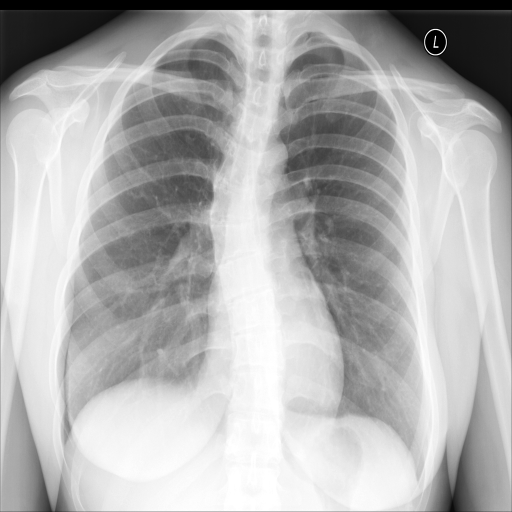
#> input picture TrabalhoPDIav3/processado/basico/teste/normal/NIH_00002770_000.png, 512 x 512 px; its folder holds only this picture in this run
$ python segmentacao_pulmonar.py
#> lines starting #> are read from the running program, lines starting #| are printed output that depends on the picture; after the words box and inside, x2 and y2 are one past the last pixel; in counts of white or black regions, pixels touching at a corner belong together
### classico_3classes.py
"""Integrante 4: abordagem tradicional nas 3 classes, no MESMO teste da CNN.

Reaproveita o pré-processamento e os extratores do Integrante 2
(experimento_TOTAL_dataset_yeshua.py: HOG, LBP, GLCM em 128x128) e acrescenta o protocolo
necessário para comparar com a CNN de forma justa:
  - treino em processado/<versao>/treino, ESCOLHA da configuração pela validação (F1 macro)
    e uma única avaliação no teste completo (160 imagens, sem descartar nenhuma);
  - pesos balanceados por classe (o treino tem 368 normais e só 97 pneumonias);
  - predições salvas no formato comum (resultados_<modelo>/predicoes_teste.csv);
  - o melhor modelo salvo em modelos/modelo_classico.joblib para o protótipo.

Uso:  python classico_3classes.py --dados segunda_leitura_processado.zip
"""
import argparse
import io
import json
import zipfile
from pathlib import Path

import cv2
import numpy as np
import pandas as pd
from sklearn.ensemble import RandomForestClassifier
from sklearn.metrics import accuracy_score, f1_score
from sklearn.neighbors import KNeighborsClassifier
from sklearn.pipeline import make_pipeline
from sklearn.preprocessing import StandardScaler
from sklearn.svm import SVC

from integracao import CLASSES, extrair_caracteristicas, salvar_modelo_classico, salvar_predicoes

VERSOES = ['basico', 'realcado']
SPLITS = ['treino', 'validacao', 'teste']
COMBINACOES = {'HOG': ['hog'], 'LBP': ['lbp'], 'GLCM': ['glcm'],
               'LBP+GLCM': ['lbp', 'glcm'], 'HOG+LBP+GLCM': ['hog', 'lbp', 'glcm']}


# [8 lines left out: function classificadores, not called in this run]


def listar_imagens(fonte, versao, split):
    """Devolve [(nome_no_zip_ou_caminho, classe_idx)] e uma função para ler cada imagem."""
    fonte = Path(fonte)
    itens = []
    if fonte.is_file():
        z = zipfile.ZipFile(fonte)
        nomes = sorted(z.namelist())
        for i, c in enumerate(CLASSES):
            pref = f'processado/{versao}/{split}/{c}/'
            itens += [(n, i) for n in nomes if n.startswith(pref) and n.lower().endswith(('.png', '.jpg', '.jpeg'))]
        ler = lambda n: cv2.imdecode(np.frombuffer(z.read(n), np.uint8), cv2.IMREAD_GRAYSCALE)
    else:
        for i, c in enumerate(CLASSES):
            pasta = fonte / 'processado' / versao / split / c
            itens += [(str(p), i) for p in sorted(pasta.glob('*')) if p.suffix.lower() in ('.png', '.jpg', '.jpeg')]
        ler = lambda n: cv2.imread(n, cv2.IMREAD_GRAYSCALE)
    if not itens:
        raise SystemExit(f'Nenhuma imagem em {fonte} / {versao} / {split}')
    return itens, ler


# [19 lines left out: function extrair_tudo, not called in this run]


def montar(tabela, versao, split, descritores):
    t = tabela[(versao, split)]
    return np.hstack([t[d] for d in descritores]), t['y']


# [65 lines left out: function main, not called in this run]


# [2 lines that do not run on import are left out]

### segmentacao_pulmonar.py
"""Integrante 2: segmentação pulmonar com PDI clássico (limiarização + morfologia) e classificação
só com a região pulmonar.

Etapas:
  1) segmentar_pulmao(img): máscara binária 512x512 dos dois pulmões, só com PDI clássico
     (suavização, Otsu, inversão, remoção do fundo/borda, abertura, fechamento, 2 maiores
     componentes conexos, preenchimento de buracos). Ver os parâmetros documentados abaixo.
  2) figura qualitativa com exemplos das três bases (resultados_segmentacao/exemplos.png).
  3) as MESMAS características de classico_3classes.py (HOG, LBP, GLCM de integracao.py), extraídas
     só da região pulmonar, e o MESMO protocolo: treino no split treino, escolha da configuração
     pelo F1 macro na validação, uma única avaliação no teste (160 imagens), class_weight='balanced'
     no SVM e no RF. Predições em resultados_<svm|rf|knn>_seg/predicoes_teste.csv.

A máscara é calculada sempre na versão 'basico' (a 'realcado' passou por CLAHE, que achata o contraste
global e atrapalha o limiar) e aplicada à imagem da versão escolhida (basico ou realcado).

Uso:  python segmentacao_pulmonar.py --dados segunda_leitura_processado.zip
      (ou a pasta que contém processado/, por exemplo TrabalhoPDIav3)
"""
import argparse
import json
from pathlib import Path

import cv2
import numpy as np
import pandas as pd
from scipy import ndimage as ndi

# ---------------------------------------------------------------- parâmetros da segmentação
# Todos em pixels da imagem 512x512.
SIGMA_SUAVIZACAO = 3        # gaussiana antes do limiar: tira ruído e a textura fina das costelas/vasos
LIMIAR_CORPO = 10           # pixels <= 10 são as barras pretas do preenchimento (quadrar a imagem): ficam fora do Otsu
FRACAO_CENTRO = (0.15, 0.80, 0.15, 0.85)   # janela (linha_ini, linha_fim, col_ini, col_fim) onde o Otsu é calculado
USAR_ADAPTATIVO = True
BLOCO_ADAPTATIVO = 101      # janela da média local (~20% da largura): maior que uma costela, menor que um pulmão
C_ADAPTATIVO = 0            # o pixel precisa ficar abaixo da média local menos C
RAIO_ABERTURA = 5           # elemento estruturante elíptico 11x11: abertura remove ruído e corta pontes
                            # finas entre o pulmão e o ar de fora do corpo (axila, pescoço)
RAIO_ABERTURA_FORTE = 12    # 2ª tentativa (25x25) quando o pulmão continua ligado ao fundo e some ao tirar a borda
RAIO_FECHAMENTO = 10        # elemento elíptico 21x21: fechamento devolve ao pulmão vasos, costelas e opacidades pequenas
AREA_MINIMA = 0.01          # componente com menos de 1% da imagem não é pulmão
RAZAO_SEGUNDO = 0.15        # o 2º pulmão precisa ter pelo menos 15% da área do 1º (senão é bolha gástrica, traqueia...)


def _disco(raio):
    return cv2.getStructuringElement(cv2.MORPH_ELLIPSE, (2 * raio + 1, 2 * raio + 1))


def _tirar_borda(binaria):
    """Remove os componentes conexos que tocam a borda da imagem (fundo, ar fora do corpo, barras pretas)."""
    n, rotulos = cv2.connectedComponents(binaria.astype(np.uint8), connectivity=8)
    na_borda = np.unique(np.concatenate([rotulos[0], rotulos[-1], rotulos[:, 0], rotulos[:, -1]]))
    return binaria & ~np.isin(rotulos, na_borda)


def _maiores_componentes(binaria, k=2):
    """Mantém os k maiores componentes conexos (pulmão direito e esquerdo) que passam nos critérios de área."""
    n, rotulos, stats, _ = cv2.connectedComponentsWithStats(binaria.astype(np.uint8), connectivity=8)
    areas = stats[1:, cv2.CC_STAT_AREA]
    ordem = np.argsort(areas)[::-1][:k] + 1
    manter = [r for r in ordem if stats[r, cv2.CC_STAT_AREA] >= AREA_MINIMA * binaria.size]
    if len(manter) == 2 and stats[manter[1], cv2.CC_STAT_AREA] < RAZAO_SEGUNDO * stats[manter[0], cv2.CC_STAT_AREA]:
        manter = manter[:1]
    return np.isin(rotulos, manter)


def segmentar_pulmao(img_cinza, etapas=False):
    """Segmenta os pulmões de uma radiografia de tórax 512x512 em tons de cinza.

    Devolve uma máscara uint8 0/255 (512x512). Com etapas=True devolve também um dict com as
    imagens intermediárias (para figuras) e qual caminho foi usado ('normal', 'abertura_forte' ou 'falha').
    """
    passos = {}
    # 1) suavização gaussiana (sigma 3): o limiar fica menos sensível a ruído e às bordas das costelas
    suave = cv2.GaussianBlur(img_cinza, (0, 0), SIGMA_SUAVIZACAO)
    passos['suavizada'] = suave

    # 2) limiar de Otsu calculado só na região central do tórax e sem as barras pretas do preenchimento.
    #    Na imagem inteira o Otsu costuma separar "ar fora do corpo x resto"; no centro os dois modos
    #    do histograma são pulmão (escuro) e mediastino/costelas (claro), que é o que interessa.
    h, w = suave.shape
    centro = np.zeros_like(suave, bool)
    centro[int(h * FRACAO_CENTRO[0]):int(h * FRACAO_CENTRO[1]), int(w * FRACAO_CENTRO[2]):int(w * FRACAO_CENTRO[3])] = True
    corpo = suave > LIMIAR_CORPO
    limiar, _ = cv2.threshold(suave[centro & corpo].reshape(-1, 1), 0, 255, cv2.THRESH_BINARY + cv2.THRESH_OTSU)

    # 3) inversão: o pulmão (cheio de ar) é ESCURO no raio-X, então ficamos com o que está abaixo do limiar
    escuro_otsu = suave <= limiar
    # 3b) limiar adaptativo (média local numa janela grande): o pulmão é mais escuro que a vizinhança,
    #     enquanto a parede torácica é mais clara que a vizinhança (fica entre pulmão e ar externo).
    #     O E lógico com o Otsu corta a ligação pulmão-fundo pela lateral e pelo ápice.
    escuro_adapt = cv2.adaptiveThreshold(suave, 255, cv2.ADAPTIVE_THRESH_MEAN_C, cv2.THRESH_BINARY_INV,
                                         BLOCO_ADAPTATIVO, C_ADAPTATIVO) > 0
    escuro = escuro_otsu & escuro_adapt if USAR_ADAPTATIVO else escuro_otsu
    passos['otsu_invertida'] = escuro

    tentativas = []
    for nome, raio in (('normal', RAIO_ABERTURA), ('abertura_forte', RAIO_ABERTURA_FORTE)):
        # 4) abertura (erosão seguida de dilatação): tira ruído e desfaz ligações finas com o fundo
        aberta = cv2.morphologyEx(escuro.astype(np.uint8), cv2.MORPH_OPEN, _disco(raio)).astype(bool)
        # 5) remoção do fundo: tudo que é escuro e toca a borda é ar de fora do corpo ou barra preta
        sem_fundo = _tirar_borda(aberta)
        # 6) os 2 maiores componentes conexos = pulmão direito e esquerdo
        pulmoes = _maiores_componentes(sem_fundo, k=2)
        tentativas.append((nome, aberta, sem_fundo, pulmoes, cv2.connectedComponents(pulmoes.astype(np.uint8))[0] - 1))
        if tentativas[-1][4] == 2:
            break
    # fica com a 1ª tentativa que achou os dois pulmões; se nenhuma achou, com a que achou um
    nome, aberta, sem_fundo, pulmoes, _ = max(tentativas, key=lambda t: t[4])
    caminho = nome if pulmoes.any() else 'falha'

    if not pulmoes.any():
        # 6b) último recurso, para recortes apertados em que o pulmão encosta na borda da imagem:
        #     não remove a borda, mas só aceita componentes com centroide dentro da janela central
        aberta = cv2.morphologyEx(escuro.astype(np.uint8), cv2.MORPH_OPEN, _disco(RAIO_ABERTURA))
        n, rotulos, stats, centroides = cv2.connectedComponentsWithStats(aberta, connectivity=8)
        h, w = escuro.shape
        dentro = [r for r in range(1, n)
                  if FRACAO_CENTRO[0] * h <= centroides[r][1] <= FRACAO_CENTRO[1] * h
                  and FRACAO_CENTRO[2] * w <= centroides[r][0] <= FRACAO_CENTRO[3] * w]
        sem_fundo = np.isin(rotulos, dentro)
        pulmoes = _maiores_componentes(sem_fundo, k=2)
        caminho = 'sem_remover_borda' if pulmoes.any() else 'falha'
    passos['aberta'], passos['sem_fundo'], passos['componentes'] = aberta, sem_fundo, pulmoes

    if not pulmoes.any():
        # sem pulmão encontrado: devolve a máscara inteira (a imagem fica como está) e marca a falha
        mascara = np.full(img_cinza.shape, 255, np.uint8)
    else:
        # 7) fechamento (dilatação seguida de erosão): preenche reentrâncias da borda do pulmão
        #    (vasos do hilo, costelas, opacidades) e 8) preenchimento de buracos internos
        fechada = cv2.morphologyEx(pulmoes.astype(np.uint8), cv2.MORPH_CLOSE, _disco(RAIO_FECHAMENTO))
        cheia = ndi.binary_fill_holes(fechada)
        passos['fechada'] = fechada
        # o fechamento pode juntar de novo um pedaço pequeno: fica só com os 2 maiores outra vez
        mascara = (_maiores_componentes(cheia, k=2) * 255).astype(np.uint8)
    passos['caminho'] = caminho
    return (mascara, passos) if etapas else mascara


# ---------------------------------------------------------------- aplicação da máscara
MARGEM_RECORTE = 10   # pixels a mais em volta do retângulo dos pulmões no modo 'recortar'
MODOS = ['zerar', 'recortar']


# [11 lines left out: function aplicar_mascara, not called in this run]


# ---------------------------------------------------------------- dados
def _nome_zip(caminho):
    """Caminho no formato do zip (processado/<versao>/<split>/<classe>/<arquivo>), venha do zip ou da pasta."""
    partes = Path(str(caminho).replace('\\', '/')).parts
    return '/'.join(partes[partes.index('processado'):])


def calcular_mascaras(fonte):
    """Segmenta todas as imagens 'basico' (treino, validação e teste). Chave = nome do arquivo."""
#> called with fonte = 'TrabalhoPDIav3'
    from classico_3classes import SPLITS, listar_imagens
    mascaras, linhas = {}, []
    for split in SPLITS:
        itens, ler = listar_imagens(fonte, 'basico', split)
        for nome, classe in itens:
            mascara, passos = segmentar_pulmao(ler(nome), etapas=True)
            chave = Path(nome).name
            mascaras[chave] = mascara
            n_comp = cv2.connectedComponents(mascara)[0] - 1
            linhas.append({'arquivo': _nome_zip(nome).replace('/basico/', '/{versao}/'), 'fonte': chave.split('_')[0],
                           'split': split, 'classe': ['normal', 'pneumonia', 'tuberculose'][classe], 'area_fracao': round(float((mascara > 0).mean()), 4),
                           'componentes': n_comp, 'caminho': passos['caminho']})
#> this loop made 2 passes
#> (limiar in segmentar_pulmao, n_comp) on passes 1 to 2: (175, 2), (177, 2)
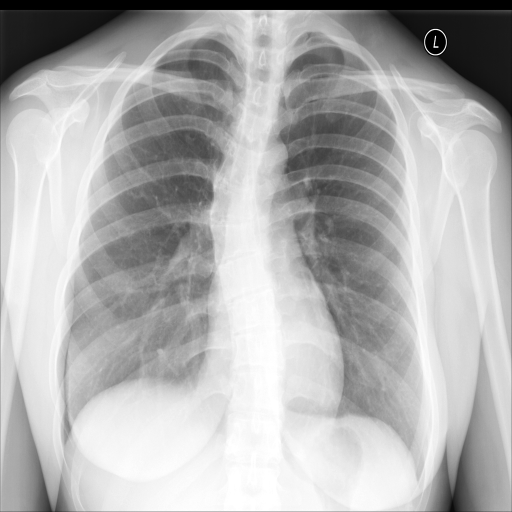
#> input picture TrabalhoPDIav3/processado/basico/teste/normal/NIH_00002770_000.png, 512 x 512 px
#> pass 1, in segmentar_pulmao, `corpo = suave > LIMIAR_CORPO`:
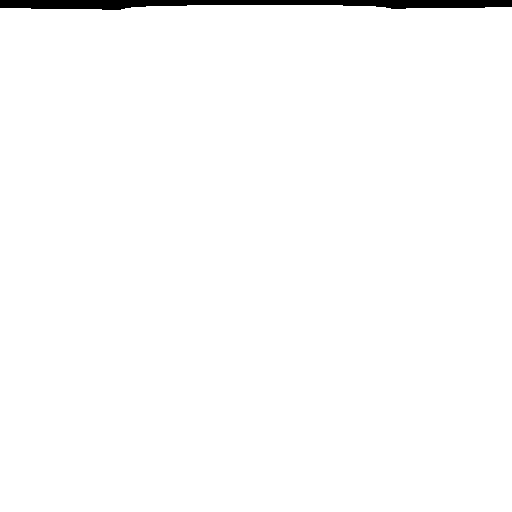
#> corpo: shape (512, 512) bool; 98.6% white; 1 black region, box (x1, y1, x2, y2) and area: (0, 0, 512, 10) 3556
#> pass 1, in segmentar_pulmao, `escuro_otsu = suave <= limiar`:
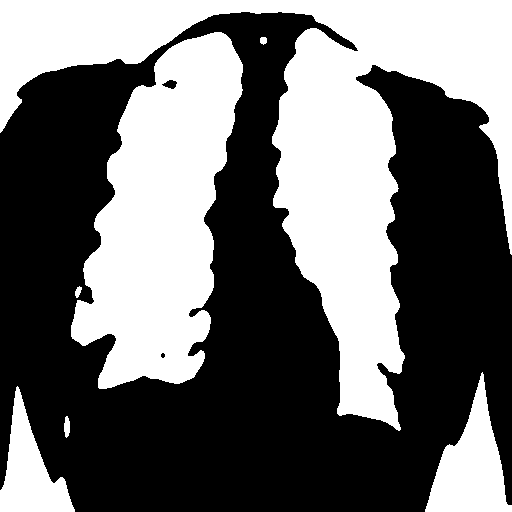
#> escuro_otsu: shape (512, 512) bool; 42.8% white; 7 white regions, largest, box (x1, y1, x2, y2) and area: (0, 0, 512, 431) 64633, (71, 32, 243, 389) 37074, (425, 372, 512, 512) 5934
#> pass 1, in segmentar_pulmao, `escuro_adapt = cv2.adaptiveThreshold(suave, 255, cv2.ADAPTIVE_THRESH_M..`:
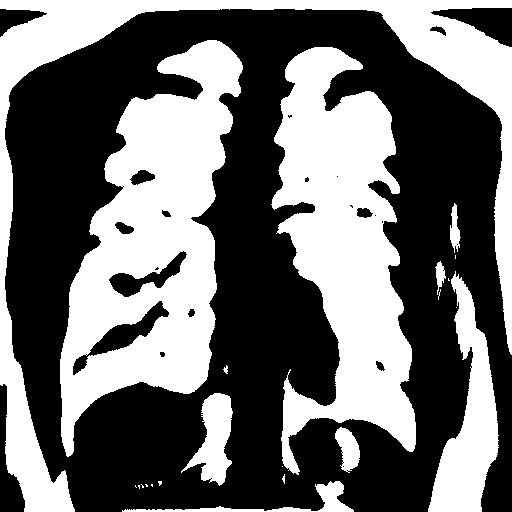
#> escuro_adapt: shape (512, 512) bool; 42.8% white; 22 white regions (12 under 20 px), largest, box (x1, y1, x2, y2) and area: (60, 40, 243, 457) 37524, (271, 47, 416, 475) 34219, (0, 0, 512, 512) 27862
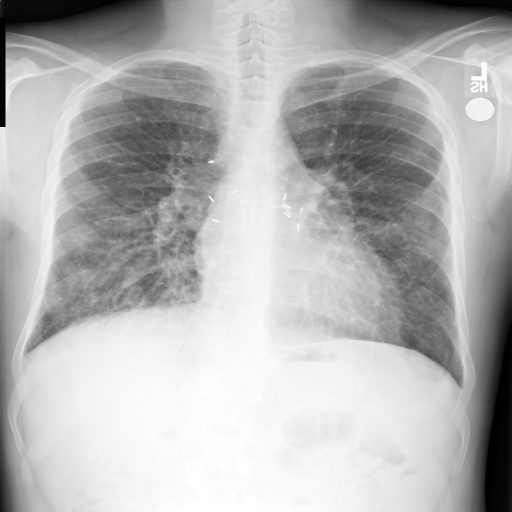
#> input picture TrabalhoPDIav3/processado/basico/teste/pneumonia/NIH_00000218_001.png, 512 x 512 px
#> after the loop:
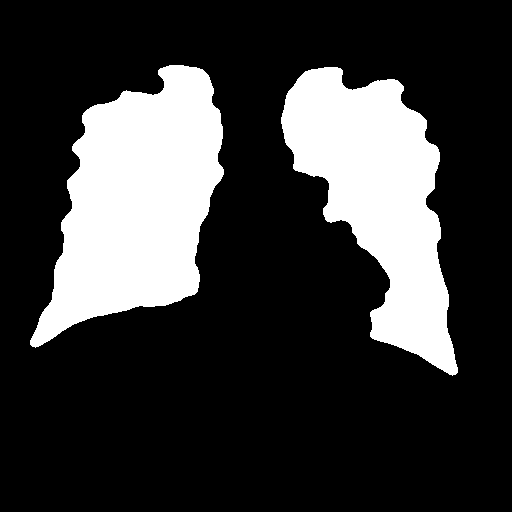
#> mascara: shape (512, 512); 22.9% white; 2 white regions, box (x1, y1, x2, y2) and area: (30, 65, 224, 348) 32408, (281, 67, 458, 376) 27618
#> after the loop, linhas = 2 items; mascaras = 2 items
        print(f'  segmentadas {split:9s} {len(itens)} imagens')
    return mascaras, pd.DataFrame(linhas)


# [26 lines left out: function extrair_tudo_seg, not called in this run]


def montar(tabela, modo, versao, split, descritores):
    t = tabela[(modo, versao, split)]
    return np.hstack([t[d] for d in descritores]), t['y']


# ---------------------------------------------------------------- figuras
# [37 lines left out: functions figura_etapas, figura_exemplos, not called in this run]


# ---------------------------------------------------------------- principal
def main():
    import matplotlib
    matplotlib.use('Agg')
    from sklearn.ensemble import RandomForestClassifier
    from sklearn.metrics import accuracy_score, f1_score

    from classico_3classes import COMBINACOES, VERSOES, classificadores, listar_imagens
    from integracao import salvar_predicoes

    ap = argparse.ArgumentParser(description=__doc__, formatter_class=argparse.RawDescriptionHelpFormatter)
    ap.add_argument('--dados', default=None,
                    help='zip do Integrante 1 ou pasta que contém processado/ (padrão: o zip, se existir, senão TrabalhoPDIav3)')
    ap.add_argument('--cache', default='caracteristicas_seg_cache.npz')
    ap.add_argument('--saida', default='resultados_segmentacao')
    args = ap.parse_args()
    fonte = args.dados or ('segunda_leitura_processado.zip' if Path('segunda_leitura_processado.zip').exists()
                           else 'TrabalhoPDIav3')
    saida = Path(args.saida); saida.mkdir(parents=True, exist_ok=True)

    # 1) segmentação de todas as imagens (versão basico)
    print(f'Segmentando as imagens de {fonte}...')
    mascaras, estat = calcular_mascaras(fonte)
#> mascaras = 2 items; estat = table of 6 rows and 7 columns
    estat.to_csv(saida / 'mascaras_por_imagem.csv', index=False)
    resumo_seg = estat.groupby('fonte').agg(n=('area_fracao', 'size'), area_media=('area_fracao', 'mean'),
                                            area_desvio=('area_fracao', 'std'), area_min=('area_fracao', 'min'),
                                            area_max=('area_fracao', 'max'),
                                            com_2_pulmoes=('componentes', lambda s: int((s == 2).sum())),
                                            com_1_pulmao=('componentes', lambda s: int((s == 1).sum())),
                                            falhas=('caminho', lambda s: int((s == 'falha').sum()))).round(4)
#> resumo_seg = table of 1 rows and 8 columns
    resumo_seg.to_csv(saida / 'resumo_mascaras.csv')
    print(resumo_seg.to_string())
#|        n  area_media  area_desvio  area_min  area_max  com_2_pulmoes  com_1_pulmao  falhas
#| fonte
#| NIH    6      0.2395       0.0114     0.229    0.2499              6             0       0

    # 2) figuras
    _, ler = listar_imagens(fonte, 'basico', 'teste')
    figura_etapas(ler(_nome_exemplo(fonte)), saida / 'etapas.png')
    figura_exemplos(fonte, mascaras, saida / 'exemplos.png')

    # 3) características só da região pulmonar
    print('Extraindo características da região pulmonar (só na primeira execução)...')
    tabela = extrair_tudo_seg(fonte, mascaras, Path(args.cache))

    # 4) grade escolhida pela VALIDAÇÃO (F1 macro): modo x versão x descritores
    linhas = []
    for chave, (nome_clf, fabrica) in classificadores().items():
        for modo in MODOS:
            for versao in VERSOES:
                for nome_comb, desc in COMBINACOES.items():
                    X_tr, y_tr = montar(tabela, modo, versao, 'treino', desc)
                    X_va, y_va = montar(tabela, modo, versao, 'validacao', desc)
                    p = fabrica().fit(X_tr, y_tr).predict(X_va)
                    linhas.append({'classificador': chave, 'nome': nome_clf, 'modo': modo, 'versao': versao,
                                   'descritores': nome_comb, 'f1_macro_validacao': f1_score(y_va, p, average='macro'),
                                   'acuracia_validacao': accuracy_score(y_va, p)})
                    print(f'{nome_clf:14s} {modo:8s} {versao:8s} {nome_comb:13s} F1 val {linhas[-1]["f1_macro_validacao"]:.3f}')
    grade = pd.DataFrame(linhas)
    grade.round(4).sort_values(['classificador', 'f1_macro_validacao'], ascending=[True, False]) \
        .to_csv(saida / 'grade_validacao.csv', index=False)

    # 5) uma única avaliação no teste com a configuração escolhida
    for chave, (nome_clf, fabrica) in classificadores().items():
        sub = grade[grade.classificador == chave]
        best = sub.loc[sub.f1_macro_validacao.idxmax()]
        desc = COMBINACOES[best.descritores]
        X_tr, y_tr = montar(tabela, best.modo, best.versao, 'treino', desc)
        X_te, y_te = montar(tabela, best.modo, best.versao, 'teste', desc)
        modelo = fabrica().fit(X_tr, y_tr)
        pred, prob = modelo.predict(X_te), modelo.predict_proba(X_te)
        pasta = Path(f'resultados_{chave}_seg')
        salvar_predicoes(pasta / 'predicoes_teste.csv', tabela[(best.modo, best.versao, 'teste')]['arquivos'], y_te, pred, prob)
        cfg = {'classificador': nome_clf, 'segmentacao': 'segmentacao_pulmonar.segmentar_pulmao (máscara da versão basico)',
               'modo': best.modo, 'versao': best.versao, 'descritores': best.descritores,
               'f1_macro_validacao': round(float(best.f1_macro_validacao), 4),
               'acuracia_validacao': round(float(best.acuracia_validacao), 4),
               'f1_macro_teste': round(float(f1_score(y_te, pred, average='macro')), 4),
               'acuracia_teste': round(float(accuracy_score(y_te, pred)), 4), 'n_teste': int(len(y_te))}
        (pasta / 'configuracao.json').write_text(json.dumps(cfg, indent=2, ensure_ascii=False), encoding='utf8')
        print(f'\n>> {nome_clf}: escolhido {best.modo} + {best.versao} + {best.descritores} '
              f'(F1 val {best.f1_macro_validacao:.3f}) -> teste: acurácia {cfg["acuracia_teste"]:.3f}, '
              f'F1 macro {cfg["f1_macro_teste"]:.3f}')

    # 6) diagnóstico de viés, igual ao de classico_3classes.py (LBP+GLCM, realcado), agora só no pulmão:
    #    as características ainda dizem de qual BASE a imagem veio?
    fonte_de = lambda arqs: np.array([Path(a).name.split('_')[0] for a in arqs])
    vies = {'tarefa': 'prever a base de origem (MC, SZ, NIH) com LBP+GLCM realcado, só na região pulmonar'}
    for modo in MODOS:
        X_tr, _ = montar(tabela, modo, 'realcado', 'treino', ['lbp', 'glcm'])
        X_te, _ = montar(tabela, modo, 'realcado', 'teste', ['lbp', 'glcm'])
        f_tr = fonte_de(tabela[(modo, 'realcado', 'treino')]['arquivos'])
        f_te = fonte_de(tabela[(modo, 'realcado', 'teste')]['arquivos'])
        rf = RandomForestClassifier(n_estimators=300, class_weight='balanced', random_state=42, n_jobs=-1).fit(X_tr, f_tr)
        vies[f'acuracia_teste_{modo}'] = round(float(accuracy_score(f_te, rf.predict(X_te))), 4)
    vies['acuracia_teste_sem_segmentacao'] = json.loads(Path('resultados_classico_vies_fonte.json').read_text(encoding='utf8'))['acuracia_teste'] \
        if Path('resultados_classico_vies_fonte.json').exists() else None
    vies['acaso_classe_majoritaria'] = round(float(pd.Series(f_te).value_counts(normalize=True).max()), 4)
    (saida / 'vies_fonte.json').write_text(json.dumps(vies, indent=2, ensure_ascii=False), encoding='utf8')
    print(f'\nDiagnóstico de viés (acerto da BASE de origem): {vies}')


def _nome_exemplo(fonte):
    """Uma imagem de Shenzhen do teste para a figura das etapas (a primeira em ordem alfabética)."""
    from classico_3classes import listar_imagens
    itens, _ = listar_imagens(fonte, 'basico', 'teste')
#> (the run stopped early here; a loop or call above may not have finished)
